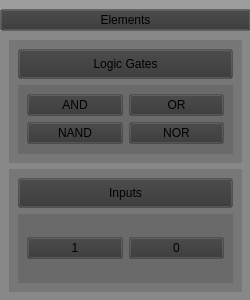
<?xml version="1.0" encoding="UTF-8"?>
<ui version="4.0">
 <class>circuitElementsMenu</class>
 <widget class="QWidget" name="circuitElementsMenu">
  <property name="geometry">
   <rect>
    <x>0</x>
    <y>0</y>
    <width>250</width>
    <height>300</height>
   </rect>
  </property>
  <property name="minimumSize">
   <size>
    <width>250</width>
    <height>300</height>
   </size>
  </property>
  <property name="maximumSize">
   <size>
    <width>250</width>
    <height>300</height>
   </size>
  </property>
  <property name="windowTitle">
   <string>Form</string>
  </property>
  <property name="styleSheet">
   <string notr="true">background-color: rgba(53, 53, 53, 50);</string>
  </property>
  <widget class="QWidget" name="ElementsLayout" native="true">
   <property name="geometry">
    <rect>
     <x>0</x>
     <y>0</y>
     <width>251</width>
     <height>301</height>
    </rect>
   </property>
   <property name="styleSheet">
    <string notr="true"/>
   </property>
   <layout class="QVBoxLayout" name="verticalLayout">
    <property name="spacing">
     <number>0</number>
    </property>
    <property name="topMargin">
     <number>9</number>
    </property>
    <property name="bottomMargin">
     <number>0</number>
    </property>
    <item>
     <widget class="QPushButton" name="CircuitElementsButton">
      <property name="text">
       <string>Elements</string>
      </property>
     </widget>
    </item>
    <item>
     <widget class="QWidget" name="elementsList" native="true">
      <layout class="QVBoxLayout" name="verticalLayout_2">
       <item>
        <widget class="QWidget" name="gatesLayout" native="true">
         <layout class="QVBoxLayout" name="verticalLayout_3">
          <item>
           <widget class="QPushButton" name="logicGatesButton">
            <property name="sizePolicy">
             <sizepolicy hsizetype="Ignored" vsizetype="Preferred">
              <horstretch>0</horstretch>
              <verstretch>0</verstretch>
             </sizepolicy>
            </property>
            <property name="maximumSize">
             <size>
              <width>300</width>
              <height>30</height>
             </size>
            </property>
            <property name="layoutDirection">
             <enum>Qt::LeftToRight</enum>
            </property>
            <property name="text">
             <string>Logic Gates</string>
            </property>
           </widget>
          </item>
          <item>
           <widget class="QWidget" name="logicGatesGrid" native="true">
            <layout class="QGridLayout" name="gridLayout">
             <item row="0" column="1">
              <widget class="QPushButton" name="test2">
               <property name="text">
                <string>OR</string>
               </property>
              </widget>
             </item>
             <item row="0" column="0">
              <widget class="QPushButton" name="test">
               <property name="text">
                <string>AND</string>
               </property>
              </widget>
             </item>
             <item row="1" column="0">
              <widget class="QPushButton" name="test3">
               <property name="text">
                <string>NAND</string>
               </property>
              </widget>
             </item>
             <item row="1" column="1">
              <widget class="QPushButton" name="test1">
               <property name="text">
                <string>NOR</string>
               </property>
              </widget>
             </item>
            </layout>
           </widget>
          </item>
         </layout>
        </widget>
       </item>
       <item>
        <widget class="QWidget" name="inputsLayout" native="true">
         <layout class="QVBoxLayout" name="verticalLayout_4">
          <item>
           <widget class="QPushButton" name="inputsButton">
            <property name="sizePolicy">
             <sizepolicy hsizetype="Minimum" vsizetype="Maximum">
              <horstretch>0</horstretch>
              <verstretch>0</verstretch>
             </sizepolicy>
            </property>
            <property name="minimumSize">
             <size>
              <width>0</width>
              <height>0</height>
             </size>
            </property>
            <property name="maximumSize">
             <size>
              <width>300</width>
              <height>30</height>
             </size>
            </property>
            <property name="text">
             <string>Inputs</string>
            </property>
           </widget>
          </item>
          <item>
           <widget class="QWidget" name="inputsGrid" native="true">
            <layout class="QGridLayout">
             <item row="0" column="1">
              <widget class="QPushButton" name="falseInput">
               <property name="text">
                <string>0</string>
               </property>
              </widget>
             </item>
             <item row="0" column="0">
              <widget class="QPushButton" name="trueInput">
               <property name="text">
                <string>1</string>
               </property>
              </widget>
             </item>
            </layout>
           </widget>
          </item>
         </layout>
        </widget>
       </item>
      </layout>
     </widget>
    </item>
   </layout>
  </widget>
 </widget>
 <resources/>
 <connections/>
</ui>
